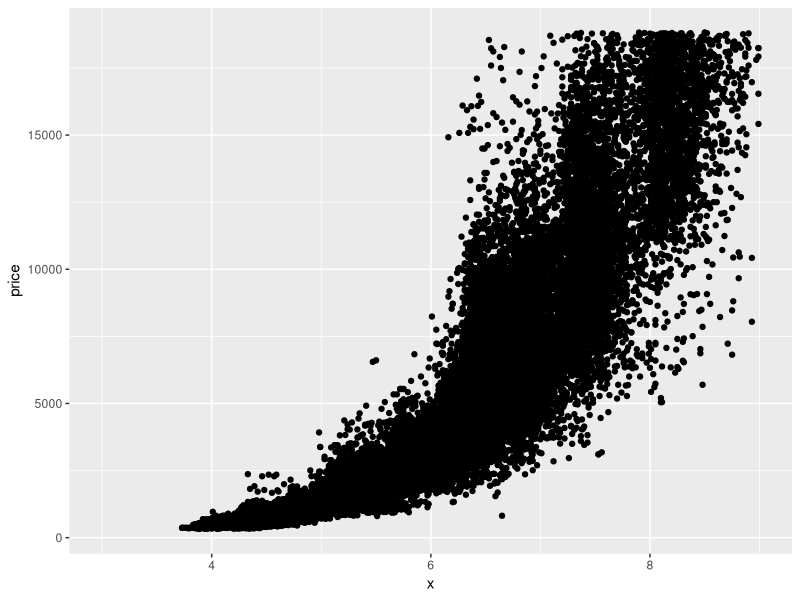
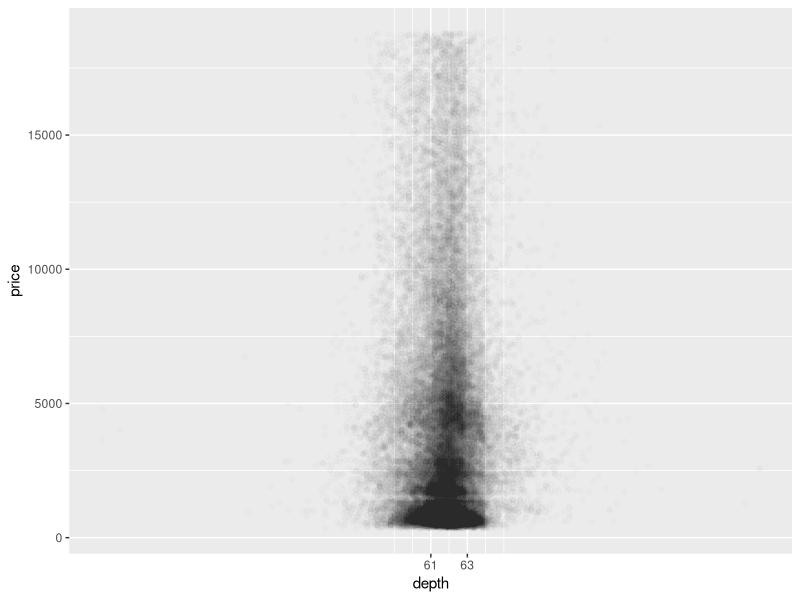
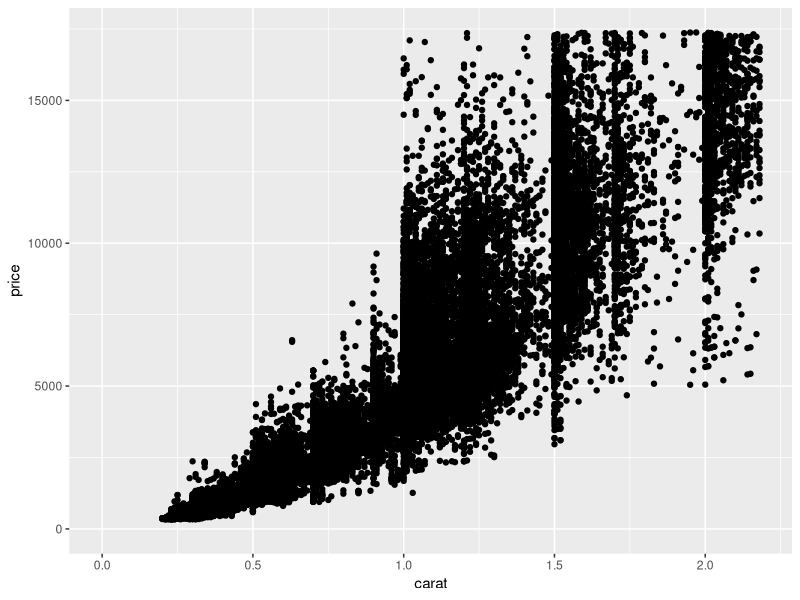
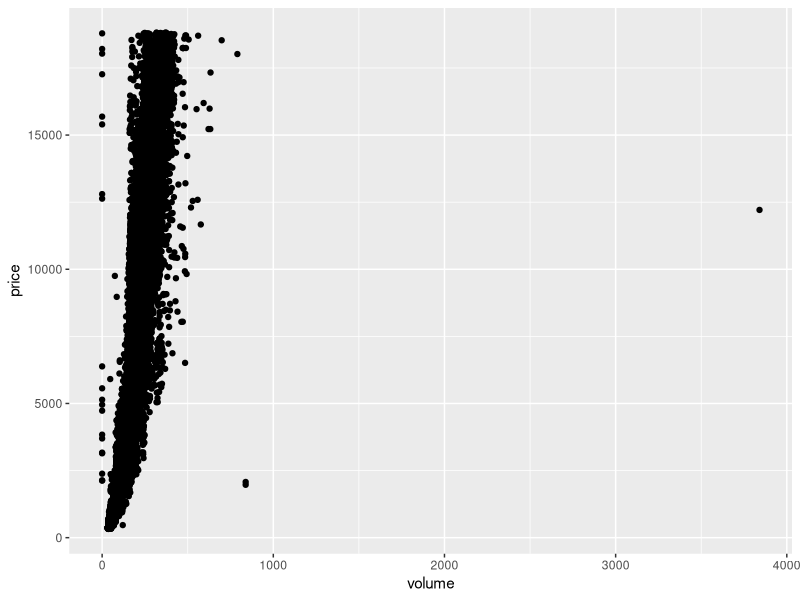
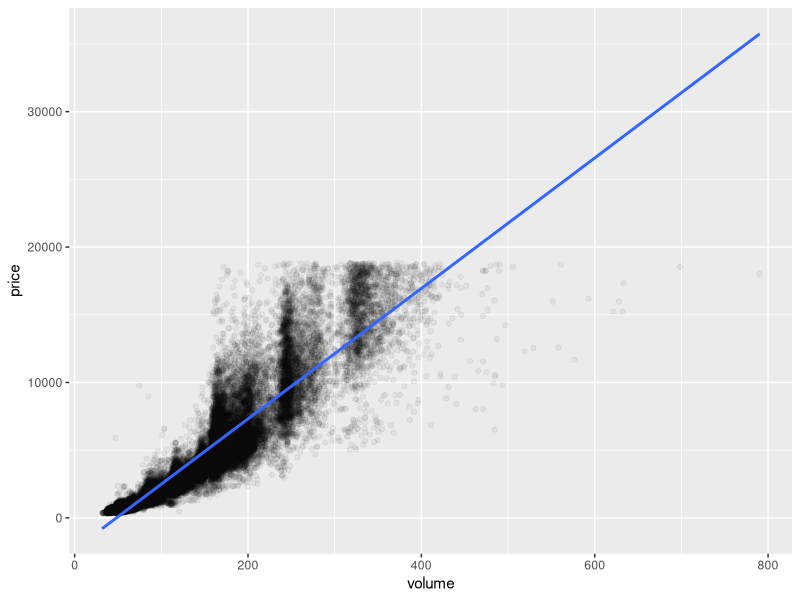

R code for these plots, in order:
## ---- chunk 1
library(ggplot2)
data(diamonds)
names(diamonds)
ggplot(aes(x = x, y = price), data = diamonds) + 
  geom_point() + xlim(3,9) #this scatter plot shows a exponential growth considering length to price. Meaning, the large the length the more the price. 
## ---- chunk 2
with(diamonds, cor.test(price, x, method = "pearson"))
with(diamonds, cor.test(price, y, mehtod = "pearson"))
with(diamonds, cor.test(price, z, menthod = "pearson"))
# each dataset shows a positive correlation roughly similary between lengths of (x,y,z)
## ---- chunk 3
ggplot(aes(x = depth, y = price), data = diamonds) + 
  geom_point(alpha = 1/100) + 
  scale_x_continuous(breaks = seq(61, 63, 2))

summary(diamonds$depth) #must look at the relationship of the quartiles to see the lower and upper limits
#horizontal relationship within the graph position if price is x and depth is y. However if you transpose the grid then it's a verticle relationship. 

with(diamonds, cor.test(depth, price , method = "pearson"))
## ---- chunk 4
ggplot(data = diamonds,aes(x = carat, y = price)) + 
  xlim(0,quantile(diamonds$carat,0.99)) +
  ylim(0,quantile(diamonds$price,0.99)) +
  geom_point()

## ---- chunk 5
library(plyr)
diamonds$volume <- (diamonds$x * diamonds$y * diamonds$z)
ggplot(data = diamonds, aes(x = volume, y = price)) + 
  geom_point()

count(diamonds$volume == 0)
detach("package:plyr", unload=TRUE)

pf_exclude_zero_eight <- subset(diamonds, !(volume == 0 | volume >= 800)) #conditional operator for subset! ALWAYS REMEMBER THIS
with(pf_exclude_zero_eight, cor.test(price, volume), method = "spearman")





## ---- chunk 6
pf_exclude_zero_eight <- subset(diamonds, !(volume == 0 | volume >= 800)) #exclude with conditional properties
ggplot(data = pf_exclude_zero_eight, aes(x = volume, y = price)) + 
  geom_point(alpha = .05) + #transparenct ar alpha 0.05
  geom_smooth(method = "lm") #adjust by linear model

